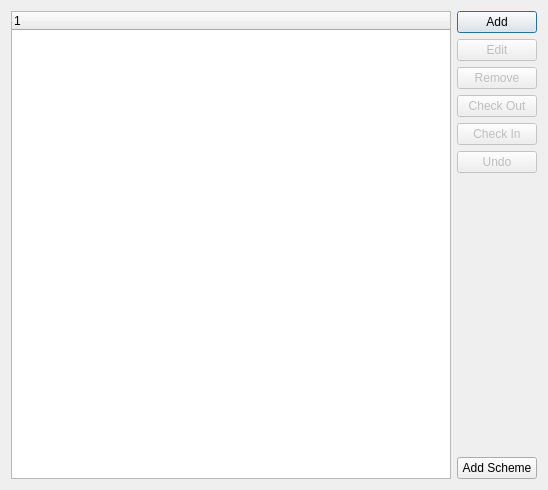
<?xml version="1.0" encoding="UTF-8"?>
<ui version="4.0">
 <class>DialogAfblEditor</class>
 <widget class="QDialog" name="DialogAfblEditor">
  <property name="geometry">
   <rect>
    <x>0</x>
    <y>0</y>
    <width>548</width>
    <height>490</height>
   </rect>
  </property>
  <property name="windowTitle">
   <string>Dialog</string>
  </property>
  <layout class="QGridLayout" name="gridLayout">
   <item row="0" column="0">
    <layout class="QHBoxLayout" name="horizontalLayout">
     <item>
      <widget class="QTreeWidget" name="m_afbTree">
       <property name="selectionMode">
        <enum>QAbstractItemView::ExtendedSelection</enum>
       </property>
       <column>
        <property name="text">
         <string notr="true">1</string>
        </property>
       </column>
      </widget>
     </item>
     <item>
      <layout class="QVBoxLayout" name="verticalLayout">
       <item>
        <widget class="QPushButton" name="m_add">
         <property name="text">
          <string>Add</string>
         </property>
        </widget>
       </item>
       <item>
        <widget class="QPushButton" name="m_edit">
         <property name="enabled">
          <bool>false</bool>
         </property>
         <property name="text">
          <string>Edit</string>
         </property>
        </widget>
       </item>
       <item>
        <widget class="QPushButton" name="m_remove">
         <property name="enabled">
          <bool>false</bool>
         </property>
         <property name="text">
          <string>Remove</string>
         </property>
        </widget>
       </item>
       <item>
        <widget class="QPushButton" name="m_checkOut">
         <property name="enabled">
          <bool>false</bool>
         </property>
         <property name="text">
          <string>Check Out</string>
         </property>
        </widget>
       </item>
       <item>
        <widget class="QPushButton" name="m_checkIn">
         <property name="enabled">
          <bool>false</bool>
         </property>
         <property name="text">
          <string>Check In</string>
         </property>
        </widget>
       </item>
       <item>
        <widget class="QPushButton" name="m_Undo">
         <property name="enabled">
          <bool>false</bool>
         </property>
         <property name="text">
          <string>Undo</string>
         </property>
        </widget>
       </item>
       <item>
        <spacer name="verticalSpacer">
         <property name="orientation">
          <enum>Qt::Vertical</enum>
         </property>
         <property name="sizeHint" stdset="0">
          <size>
           <width>20</width>
           <height>40</height>
          </size>
         </property>
        </spacer>
       </item>
       <item>
        <widget class="QPushButton" name="m_addXsd">
         <property name="text">
          <string>Add Scheme</string>
         </property>
        </widget>
       </item>
      </layout>
     </item>
    </layout>
   </item>
  </layout>
 </widget>
 <resources/>
 <connections/>
</ui>
